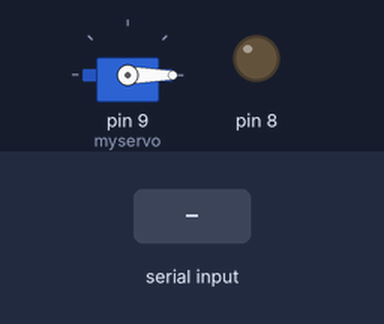
Recording of a sketch running on a simulated Arduino Uno, built with avr-gcc and run on an emulated ATmega328P. Shown: servo, output pins drawn as LEDs (lit = HIGH). Inputs (shaded band) come from the test bench.

Above: at 1.2 s.
1.3 s: "1" received over Serial
At 2.1 s:
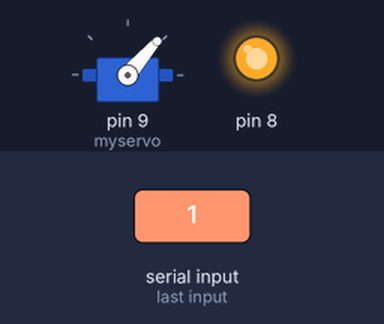
2.8 s: "0" received over Serial
At 4.2 s:
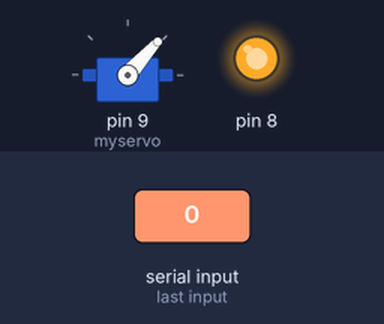
Timing chart, 0 to 5.8 s (numbered marks = the images above; inputs shaded):
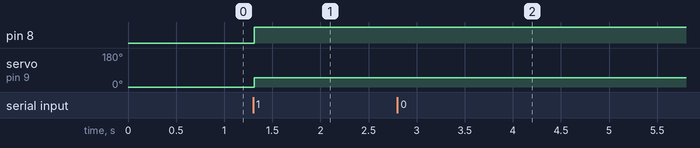

Measured:
- after the input at 1.3 s, pin 8: LOW → HIGH at once; servo on pin 9 (myservo): 0° → 49° at once
- after the input at 2.8 s, servo on pin 9 (myservo): 49° → 48° at once

The sketch:

sketch_may08a.ino
```cpp
#include <Servo.h>

Servo myservo;  // create servo object to control a servo
// twelve servo objects can be created on most boards

int pos = 0;    // variable to store the servo position
int inByte = 0;         // incoming serial byte

void setup() {
  myservo.attach(9);  // attaches the servo on pin 9 to the servo object
  Serial.begin(9600);
  pinMode(8, OUTPUT);
  while (!Serial) {
      delay(15);      ; // wait for serial port to connect. Needed for native USB port only
   }
}

void loop() {
  while(1) {
    //pos = (pos +1) % 180;
      inByte = Serial.read();
      if (inByte != -1) {
         //Serial.write(inByte);
         pos = inByte;

          if (inByte == 0) {
               digitalWrite(8, LOW);
           } else {
              digitalWrite(8, HIGH);
           }
      }


      myservo.write(pos);              // tell servo to go to position in variable 'pos'
      delay(15);                       // waits 15ms for the servo to reach the position
  }

}
```
